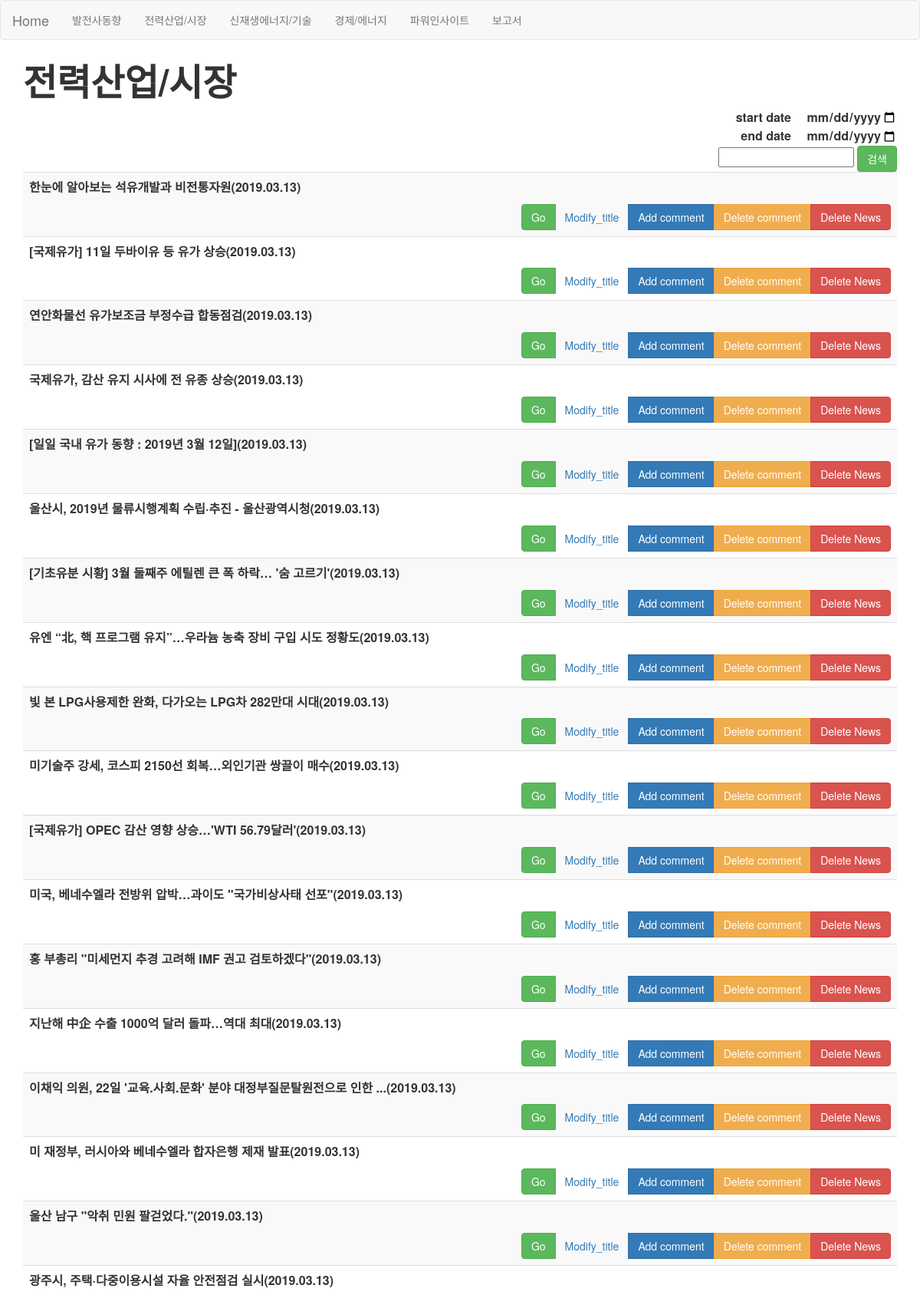
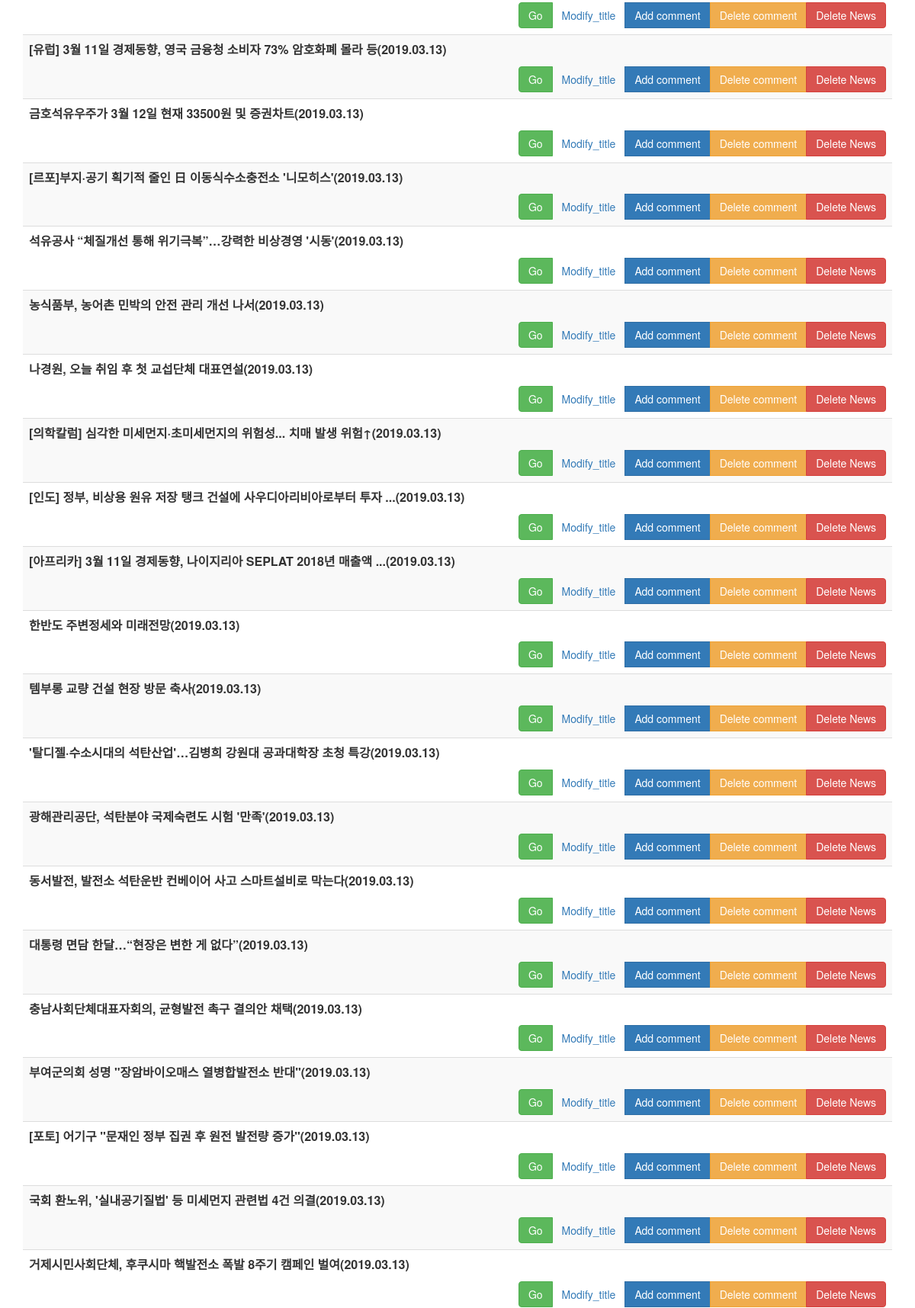
Page /경제/에너지/ (upper part) on the committed database (2 pictures, top to bottom).
### MorningBriefing/models.py (models this page shows)
class News(models.Model):
    Title = models.CharField(max_length=200) #<title>{% News.title%}</title>
    Link = models.CharField(max_length=2000, unique=True) #a href = {% News.link[]%}
    Comment = models.TextField(
        blank = True,
        default = None)
    Published_date = models.DateField(default =timezone.now)
    Select = (
        ('A', '발전사 동향'), # 한전 #남동발전 #한국전력 #동서발전 #..... -- >
        ('B', '전력산업/시장'), #전력 #이병준 #주병권
        ('C', '신재생에너지/기술'),
        ('D', '경제/에너지'),
    )
    Data_field = models.CharField(
        max_length = 1,
        choices = Select,
        blank = True,
        default = 'm',
    )
    class Meta:
        ordering = ['Data_field', 'Published_date' ]

### MorningBriefing/views.py (called while the page is built)
def d(request):
	today=datetime.date.today()
	one_day_ago = today-datetime.timedelta(days=1)
	try:
		start_date=request.POST["start_date"]
	except:
		start_date="2019-01-01"
	try:
		end_date=request.POST["end_date"]
	except:
		end_date=today
	try:
		search=request.POST["search"]
	except:
		search=""
	start_date=start_date if start_date else one_day_ago
	end_date=end_date if end_date else today
	news = News.objects.filter(Q(Published_date__gte=start_date, Published_date__lte=end_date)&Q(Title__contains=search)).order_by('-Published_date')
	context = {'news':news,}
	return render(request, 'MorningBriefing/d.html',context)

### MorningBriefing/templates/MorningBriefing/d.html (shortened to what this page needs)
<!DOCTYPE html>
<html lang="en">
<head>
  <link rel="stylesheet" href="http://maxcdn.bootstrapcdn.com/bootstrap/3.3.6/css/bootstrap.min.css">
</head>
<body>
  <nav class="navbar navbar-default">
    <div class="container-fluid">
      <div class="navbar-header">
        <a class="navbar-brand" href="{% url 'MorningBriefing:home' %}">Home</a>
      </div>
      <ul class="nav navbar-nav">
        <li><a href = "{% url 'MorningBriefing:발전사동향' %}">발전사동향</a></li>
        <li><a href = "{% url 'MorningBriefing:전력산업/시장'%}">전력산업/시장</a></li>
        <li><a href = "{% url 'MorningBriefing:신재생에너지/기술'%}">신재생에너지/기술</a></li>
        <li><a href = "{% url 'MorningBriefing:경제/에너지'%}">경제/에너지</a></li>
        <li><a href = "{% url 'MorningBriefing:파워인사이트'%}">파워인사이트</a></li>
        <li><a href = "{% url 'MorningBriefing:보고서'%}">보고서</a></li>
      </ul>
    </div>
  </nav>
<div class="container">
    <table class="table table-striped">
        <thead>
            <tr>
                <div><B><font size=10>전력산업/시장</font></B></div>
                    <form method="post">
                      <div style="text-align: right"><font size = 3><B>start date<input type="date" style = "text-align: right;border: 0px; font-size: 3" name="start_date" value="{{start_date}}"></B></font>
                      <div style="text-align: right"><font size = 3><B>end  date<input type="date" style = "text-align: right;border: 0px; font-size: 3" name="end_date" value="{{end_date}}"></B></font>
                      <br>
                        <input name="search" value="{{search}}">
                      <input type="submit" class="btn btn-success" value="검색">
                    </form>
                  </div>
        <tbody>
            {% for news in news %}
            {% if news.Data_field == 'D' %}
        <tr>
            <td>
                <div>
                    <p><font size=3><B>{{news.Title}}({{news.Published_date|date:"Y.m.d"}})</B></font></p>
                </div>
              <div align="right">
                <div class="btn-group">
                  <button type="submit" class="btn btn-success"  style="text-align:right;" onclick="window.open('{{news.Link}}')">Go</button>
                  <a class="btn btn-light" href="{%url 'MorningBriefing:modify_title' pk=news.pk %}">Modify_title</a>
                  <a class="btn btn-primary" href="{%url 'MorningBriefing:add_comment_to_post' pk=news.pk %}">Add comment</a>
                <a href="{% url 'MorningBriefing:delete_news' pk=news.pk %}" class="btn btn-warning del" role="button" onclick="return confirm('정말 삭제하시겠습니까?')">Delete comment</a>
              <a href="{% url 'MorningBriefing:delete' pk=news.pk %}" class="btn btn-danger del" role="button" onclick="return confirm('정말 삭제하시겠습니까?')">Delete News</a>
              </div>
              </div>
            {% endif %}
          </td>
        </tr>
        {% endfor %}
        </tbody>
</body>

### rows in the picture
News: Title "한눈에 알아보는 석유개발과 비전통자원", Published_date "2019.03.13"
News: Title "[국제유가] 11일 두바이유 등 유가 상승", Published_date "2019.03.13"
News: Title "연안화물선 유가보조금 부정수급 합동점검", Published_date "2019.03.13"
News: Title "국제유가, 감산 유지 시사에 전 유종 상승", Published_date "2019.03.13"
News: Title "[일일 국내 유가 동향 : 2019년 3월 12일]", Published_date "2019.03.13"
News: Title "울산시, 2019년 물류시행계획 수립·추진 - 울산광역시청", Published_date "2019.03.13"
News: Title "[기초유분 시황] 3월 둘째주 에틸렌 큰 폭 하락… '숨 고르기'", Published_date "2019.03.13"
News: Title "유엔 “北, 핵 프로그램 유지”…우라늄 농축 장비 구입 시도 정황도", Published_date "2019.03.13"
News: Title "빛 본 LPG사용제한 완화, 다가오는 LPG차 282만대 시대", Published_date "2019.03.13"
News: Title "미기술주 강세, 코스피 2150선 회복…외인기관 쌍끌이 매수", Published_date "2019.03.13"
News: Title "[국제유가] OPEC 감산 영향 상승…'WTI 56.79달러'", Published_date "2019.03.13"
News: Title "미국, 베네수엘라 전방위 압박…과이도 \"국가비상사태 선포\"", Published_date "2019.03.13"
News: Title "홍 부총리 \"미세먼지 추경 고려해 IMF 권고 검토하겠다\"", Published_date "2019.03.13"
News: Title "지난해 中企 수출 1000억 달러 돌파…역대 최대", Published_date "2019.03.13"
News: Title "이채익 의원, 22일 '교육.사회.문화' 분야 대정부질문탈원전으로 인한 ...", Published_date "2019.03.13"
News: Title "미 재정부, 러시아와 베네수엘라 합자은행 제재 발표", Published_date "2019.03.13"
News: Title "울산 남구 \"악취 민원 팔걷었다.\"", Published_date "2019.03.13"
News: Title "광주시, 주택·다중이용시설 자율 안전점검 실시", Published_date "2019.03.13"
News: Title "[유럽] 3월 11일 경제동향, 영국 금융청 소비자 73% 암호화폐 몰라 등", Published_date "2019.03.13"
News: Title "금호석유우주가 3월 12일 현재 33500원 및 증권차트", Published_date "2019.03.13"
News: Title "[르포]부지·공기 획기적 줄인 日 이동식수소충전소 '니모히스'", Published_date "2019.03.13"
News: Title "석유공사 “체질개선 통해 위기극복”…강력한 비상경영 '시동'", Published_date "2019.03.13"
News: Title "농식품부, 농어촌 민박의 안전 관리 개선 나서", Published_date "2019.03.13"
News: Title "나경원, 오늘 취임 후 첫 교섭단체 대표연설", Published_date "2019.03.13"
News: Title "[의학칼럼] 심각한 미세먼지·초미세먼지의 위험성... 치매 발생 위험↑", Published_date "2019.03.13"
News: Title "[인도] 정부, 비상용 원유 저장 탱크 건설에 사우디아리비아로부터 투자 ...", Published_date "2019.03.13"
News: Title "[아프리카] 3월 11일 경제동향, 나이지리아 SEPLAT 2018년 매출액 ...", Published_date "2019.03.13"
News: Title "한반도 주변정세와 미래전망", Published_date "2019.03.13"
News: Title "템부롱 교량 건설 현장 방문 축사", Published_date "2019.03.13"
News: Title "'탈디젤·수소시대의 석탄산업'…김병희 강원대 공과대학장 초청 특강", Published_date "2019.03.13"
News: Title "광해관리공단, 석탄분야 국제숙련도 시험 '만족'", Published_date "2019.03.13"
News: Title "동서발전, 발전소 석탄운반 컨베이어 사고 스마트설비로 막는다", Published_date "2019.03.13"
News: Title "대통령 면담 한달…“현장은 변한 게 없다”", Published_date "2019.03.13"
News: Title "충남사회단체대표자회의, 균형발전 촉구 결의안 채택", Published_date "2019.03.13"
News: Title "부여군의회 성명 \"장암바이오매스 열병합발전소 반대\"", Published_date "2019.03.13"
News: Title "[포토] 어기구 \"문재인 정부 집권 후 원전 발전량 증가\"", Published_date "2019.03.13"
News: Title "국회 환노위, '실내공기질법' 등 미세먼지 관련법 4건 의결", Published_date "2019.03.13"
News: Title "거제시민사회단체, 후쿠시마 핵발전소 폭발 8주기 캠페인 벌여", Published_date "2019.03.13"
